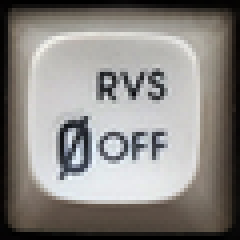
#> input picture Code/Img/C64_0.png, 60 x 60 px (shown 4 times larger); its folder holds 4 pictures in this run
$ python draw_border.py
#> lines starting #> are read from the running program, lines starting #| are printed output that depends on the picture
from PIL import Image, ImageOps
import glob
import os

# [5 lines of commented-out code are left out]

for filename in glob.glob(r"C:\temp\Img\*.png"):
    img = Image.open(filename)
#> img is the input picture: PIL image 60x60 RGB; mean R, G, B 136.9, 133.7, 130.2
    border = Image.new(mode="RGB",size=(1,1),color=(0, 255, 255))
    border_thickness = 5
    size = img.size
#> size = (60, 60)
    for x in range(img.size[0]):
        for y in range(img.size[1]):
            if (x<border_thickness or x>img.size[0]-(border_thickness+1)) or (y<border_thickness or y>img.size[1]-(border_thickness+1)):
                img.paste(border,box=(x,y))
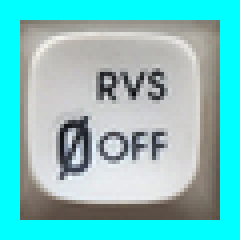
#> img: PIL image 60x60 RGB (shown 4 times larger); mean R, G, B 119.5, 196.1, 194.4
    picname = os.path.basename(filename)
    img.save(f'C:/temp/Img/bordered_pics/bordered-{picname}')
#> pass 2 of the loop `for filename in glob.glob(r"C:\temp\Img\*.png"):`:
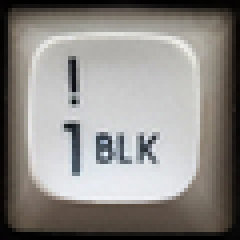
#> input picture Code/Img/C64_1.png, 60 x 60 px (shown 4 times larger)
#> img is the input picture: PIL image 60x60 RGB; mean R, G, B 140.6, 137.4, 133.9
#> after the loop `for x in range(img.size[0]):`:
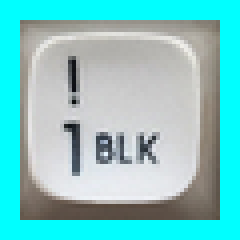
#> img: PIL image 60x60 RGB (shown 4 times larger); mean R, G, B 123.2, 199.8, 198.1
#> pass 3 of the loop `for filename in glob.glob(r"C:\temp\Img\*.png"):`:
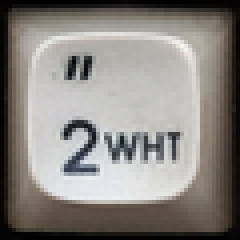
#> input picture Code/Img/C64_2.png, 60 x 60 px (shown 4 times larger)
#> img is the input picture: PIL image 60x60 RGB; mean R, G, B 136.6, 133, 128.2
#> after the loop `for x in range(img.size[0]):`:
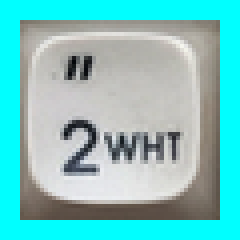
#> img: PIL image 60x60 RGB (shown 4 times larger); mean R, G, B 119.3, 195.4, 192.5
#> the loop made 4 passes; the first 3 are shown
